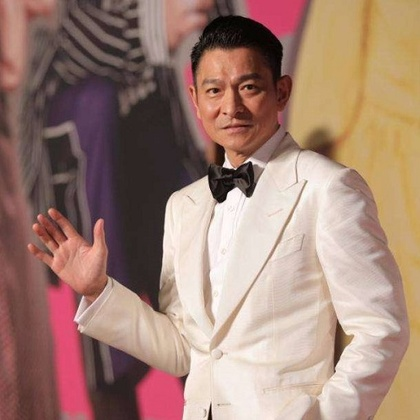
%> input picture lab8/23-刘德华.jpg, 420 x 420 px, shrunk from 512 x 512 before the run
$ octave lab8_a2.m   (GNU Octave 9; MATLAB toolbox functions it lacks are replaced by stand-ins)
%> lines starting %> are read from the running program, lines starting %| are printed output that depends on the picture; in (x1, y1, x2, y2) boxes, pixels count from 0 and x2, y2 are one past the last pixel; in counts of white or black regions, pixels touching at a corner belong together; the program's own positions count from 1
%对R通道进行DCT变换，仅保留变换后直流分量，显示反变换结果
%对R通道进行DCT变换，保留变换后64×64个系数，显示反变换结果
%将R通道划分为若干8×8大小子块，每块做DCT变换，保留直流分量，显示反变换后结果

imag=imread('23-刘德华.jpg');
%> imag is the input picture: size 420x420x3 uint8; mean R, G, B 160.5, 129.2, 116.5
% figure;imshow(imag);title('原图');
R=double(imag(:,:,1));
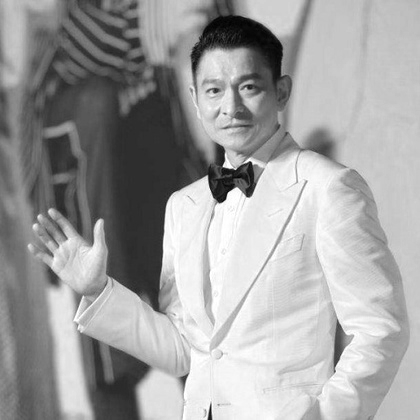
%> R: size 420x420 double; min 1, max 255, mean 160.5
dct_r=dct2(R);%对R通道dct变换

%仅保留变换后直流分量
dct_1=zeros(size(dct_r));
dct_1(1)=dct_r(1);%保留直流分量
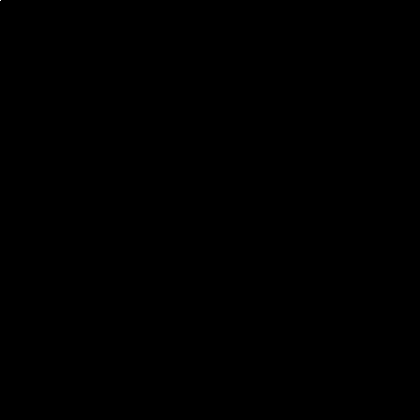
%> dct_1: size 420x420 double; values 0 (black) and 67414.3 (white), 0% white in thin lines or dots, all inside (x1, y1, x2, y2) = (0, 0, 1, 1)
R_1=idct2(dct_1);
%> R_1: size 420x420 double; every value is 160.5
figure;imshow(R_1/255);title('仅保留直流分量的结果');

%保留变换后64×64个系数
dct_2=zeros(size(dct_r));
dct_2(1:64,1:64)=dct_r(1:64,1:64);
R_2=idct2(dct_2);
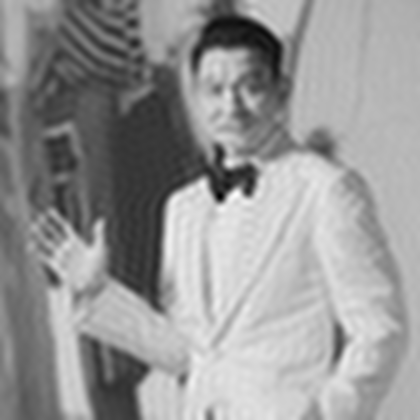
%> R_2: size 420x420 double; min -20.41, max 286.3, mean 160.5; drawn with min black and max white
figure;imshow(R_2/255);title('保留64×64个系数的结果');

%划分为若干8×8大小子块，每块做DCT变换，保留直流分量
R_3=R;
dct_3=zeros(8,8);
%> (the run ends here)
